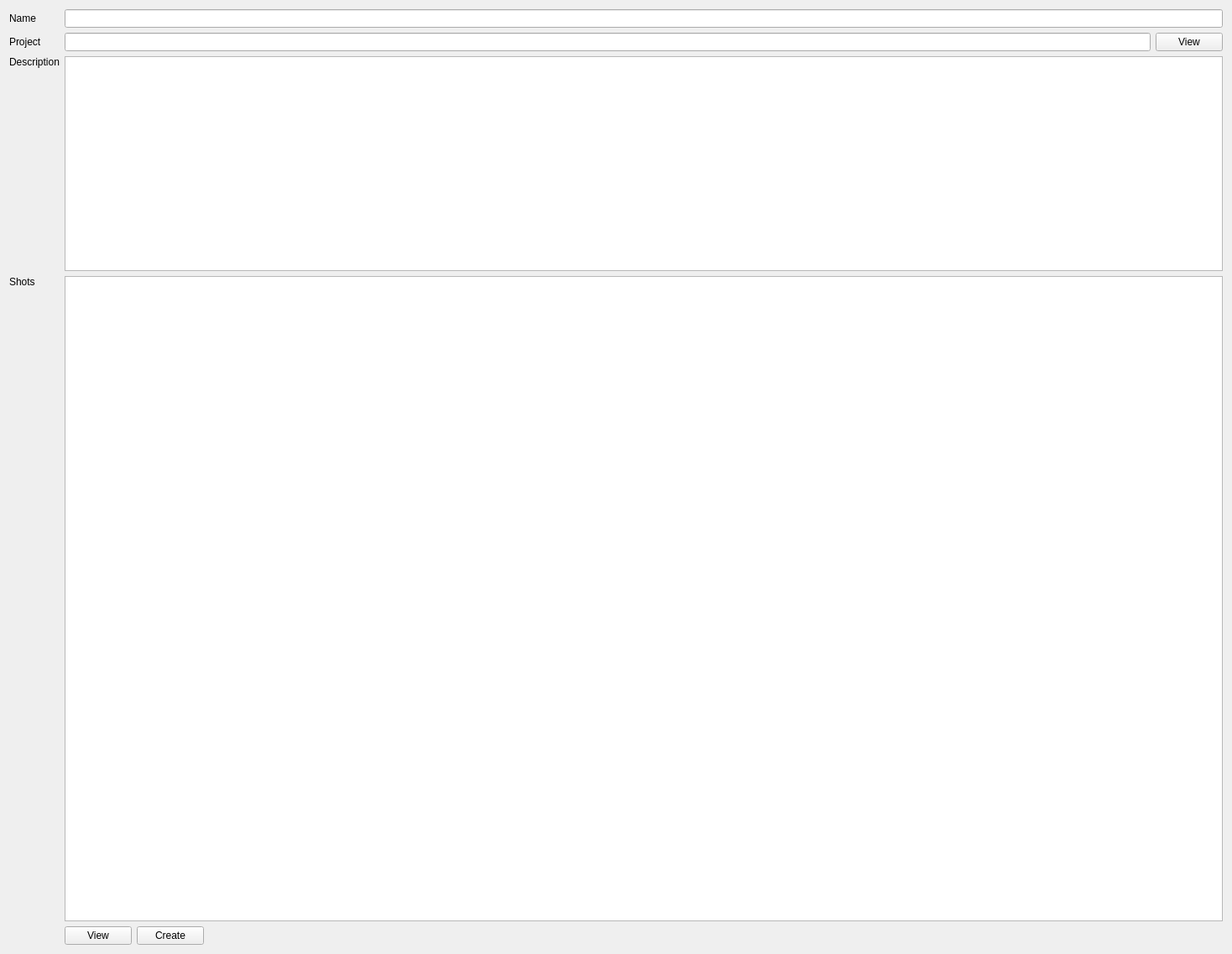
          <widget class="QWidget" name="seq_sa_widget">
           <property name="geometry">
            <rect>
             <x>0</x>
             <y>0</y>
             <width>1468</width>
             <height>1137</height>
            </rect>
           </property>
           <layout class="QGridLayout" name="seq_grid">
            <item row="0" column="1">
             <widget class="QLineEdit" name="seq_name_le">
              <property name="readOnly">
               <bool>true</bool>
              </property>
             </widget>
            </item>
            <item row="3" column="0">
             <widget class="QLabel" name="seq_desc_lb">
              <property name="text">
               <string>Description</string>
              </property>
              <property name="alignment">
               <set>Qt::AlignLeading|Qt::AlignLeft|Qt::AlignTop</set>
              </property>
             </widget>
            </item>
            <item row="0" column="0">
             <widget class="QLabel" name="seq_name_lb">
              <property name="text">
               <string>Name</string>
              </property>
              <property name="alignment">
               <set>Qt::AlignLeading|Qt::AlignLeft|Qt::AlignVCenter</set>
              </property>
             </widget>
            </item>
            <item row="4" column="0">
             <widget class="QLabel" name="seq_shot_lb">
              <property name="text">
               <string>Shots</string>
              </property>
              <property name="alignment">
               <set>Qt::AlignLeading|Qt::AlignLeft|Qt::AlignTop</set>
              </property>
             </widget>
            </item>
            <item row="3" column="1">
             <widget class="QPlainTextEdit" name="seq_desc_pte">
              <property name="sizePolicy">
               <sizepolicy hsizetype="Expanding" vsizetype="Expanding">
                <horstretch>0</horstretch>
                <verstretch>1</verstretch>
               </sizepolicy>
              </property>
             </widget>
            </item>
            <item row="4" column="1">
             <widget class="QTableView" name="seq_shot_tablev">
              <property name="sizePolicy">
               <sizepolicy hsizetype="Expanding" vsizetype="Expanding">
                <horstretch>0</horstretch>
                <verstretch>3</verstretch>
               </sizepolicy>
              </property>
             </widget>
            </item>
            <item row="5" column="1">
             <layout class="QHBoxLayout" name="seq_shot_btns_hbox">
              <item>
               <widget class="QPushButton" name="seq_shot_view_pb">
                <property name="text">
                 <string>View</string>
                </property>
               </widget>
              </item>
              <item>
               <widget class="QPushButton" name="seq_shot_create_pb">
                <property name="text">
                 <string>Create</string>
                </property>
               </widget>
              </item>
              <item>
               <spacer name="horizontalSpacer_6">
                <property name="orientation">
                 <enum>Qt::Horizontal</enum>
                </property>
                <property name="sizeHint" stdset="0">
                 <size>
                  <width>40</width>
                  <height>20</height>
                 </size>
                </property>
               </spacer>
              </item>
             </layout>
            </item>
            <item row="1" column="1">
             <layout class="QHBoxLayout" name="seq_prj_hbox">
              <item>
               <widget class="QLineEdit" name="seq_prj_le">
                <property name="readOnly">
                 <bool>true</bool>
                </property>
               </widget>
              </item>
              <item>
               <widget class="QPushButton" name="seq_prj_view_pb">
                <property name="text">
                 <string>View</string>
                </property>
               </widget>
              </item>
             </layout>
            </item>
            <item row="1" column="0">
             <widget class="QLabel" name="seq_prj_lb">
              <property name="text">
               <string>Project</string>
              </property>
              <property name="alignment">
               <set>Qt::AlignLeading|Qt::AlignLeft|Qt::AlignVCenter</set>
              </property>
             </widget>
            </item>
           </layout>
          </widget>
